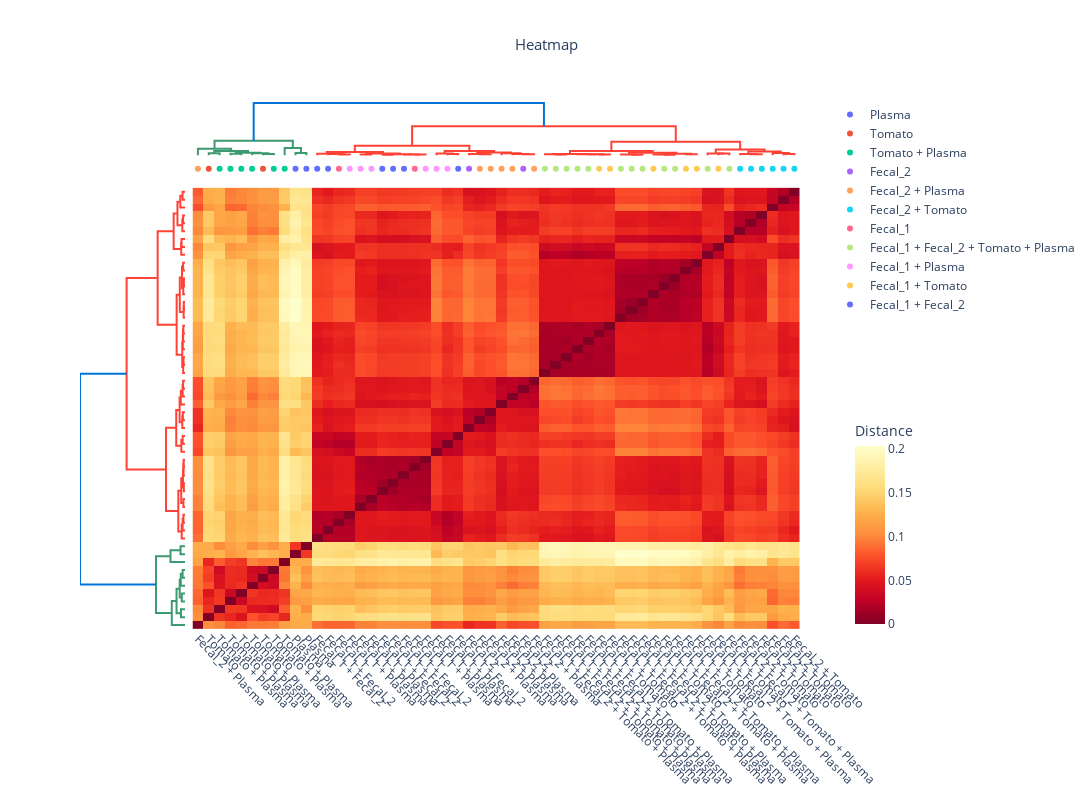

This figure's notebook cell:
### Code cell
df_meta_sub = df_meta[df_meta['Triplicate_number'] == 1]

memo.visualization.plot_heatmap(
    matrix= memo_qe.memo_matrix,
    df_metadata=df_meta_sub,
    filename_col = 'Filename',
    group_col = 'contains',
    plotly_discrete_cm = px.colors.qualitative.Plotly,
    linkage_method='ward',
    linkage_metric = 'euclidean',
    heatmap_metric = 'braycurtis',
    norm = False,
    scaling= False
)

### Figure 1 — Plotly figure (JSON) as saved in the notebook; plotly's stock layout.template omitted (floating-point values rounded to 4 significant figures; data arrays with more than 128 entries replaced by an {"elided": "..."} marker saying what was removed)
{"data": [{"hoverinfo": "text", "marker": {"color": "rgb(61,153,112)"}, "mode": "lines", "showlegend": false, "type": "scatter", "x": [15, 15, 25, 25], "xaxis": "x", "y": [0, 473.1, 473.1, 0], "yaxis": "y2"}, {"hoverinfo": "text", "marker": {"color": "rgb(61,153,112)"}, "mode": "lines", "showlegend": false, "type": "scatter", "x": [35, 35, 45, 45], "xaxis": "x", "y": [0, 383.6, 383.6, 0], "yaxis": "y2"}, {"hoverinfo": "text", "marker": {"color": "rgb(61,153,112)"}, "mode": "lines", "showlegend": false, "type": "scatter", "x": [65, 65, 75, 75], "xaxis": "x", "y": [0, 280.4, 280.4, 0], "yaxis": "y2"}, {"hoverinfo": "text", "marker": {"color": "rgb(61,153,112)"}, "mode": "lines", "showlegend": false, "type": "scatter", "x": [55, 55, 70, 70], "xaxis": "x", "y": [0, 502.8, 502.8, 280.4], "yaxis": "y2"}, {"hoverinfo": "text", "marker": {"color": "rgb(61,153,112)"}, "mode": "lines", "showlegend": false, "type": "scatter", "x": [40, 40, 62.5, 62.5], "xaxis": "x", "y": [383.6, 626.6, 626.6, 502.8], "yaxis": "y2"}, {"hoverinfo": "text", "marker": {"color": "rgb(61,153,112)"}, "mode": "lines", "showlegend": false, "type": "scatter", "x": [20, 20, 51.25, 51.25], "xaxis": "x", "y": [473.1, 1002.0, 1002.0, 626.6], "yaxis": "y2"}, {"hoverinfo": "text", "marker": {"color": "rgb(61,153,112)"}, "mode": "lines", "showlegend": false, "type": "scatter", "x": [5, 5, 35.62, 35.62], "xaxis": "x", "y": [0, 1563.0, 1563.0, 1002.0], "yaxis": "y2"}, {"hoverinfo": "text", "marker": {"color": "rgb(61,153,112)"}, "mode": "lines", "showlegend": false, "type": "scatter", "x": [95, 95, 105, 105], "xaxis": "x", "y": [0, 531.7, 531.7, 0], "yaxis": "y2"}, {"hoverinfo": "text", "marker": {"color": "rgb(61,153,112)"}, "mode": "lines", "showlegend": false, "type": "scatter", "x": [85, 85, 100, 100], "xaxis": "x", "y": [0, 1713.0, 1713.0, 531.7], "yaxis": "y2"}, {"hoverinfo": "text", "marker": {"color": "rgb(61,153,112)"}, "mode": "lines", "showlegend": false, "type": "scatter", "x": [20.31, 20.31, 92.5, 92.5], "xaxis": "x", "y": [1563.0, 3430.0, 3430.0, 1713.0], "yaxis": "y2"}, {"hoverinfo": "text", "marker": {"color": "rgb(255,65,54)"}, "mode": "lines", "showlegend": false, "type": "scatter", "x": [135, 135, 145, 145], "xaxis": "x", "y": [0, 185.2, 185.2, 0], "yaxis": "y2"}, {"hoverinfo": "text", "marker": {"color": "rgb(255,65,54)"}, "mode": "lines", "showlegend": false, "type": "scatter", "x": [125, 125, 140, 140], "xaxis": "x", "y": [0, 278.6, 278.6, 185.2], "yaxis": "y2"}, {"hoverinfo": "text", "marker": {"color": "rgb(255,65,54)"}, "mode": "lines", "showlegend": false, "type": "scatter", "x": [115, 115, 132.5, 132.5], "xaxis": "x", "y": [0, 390.2, 390.2, 278.6], "yaxis": "y2"}, {"hoverinfo": "text", "marker": {"color": "rgb(255,65,54)"}, "mode": "lines", "showlegend": false, "type": "scatter", "x": [155, 155, 165, 165], "xaxis": "x", "y": [0, 189.9, 189.9, 0], "yaxis": "y2"}, {"hoverinfo": "text", "marker": {"color": "rgb(255,65,54)"}, "mode": "lines", "showlegend": false, "type": "scatter", "x": [175, 175, 185, 185], "xaxis": "x", "y": [0, 140.7, 140.7, 0], "yaxis": "y2"}, {"hoverinfo": "text", "marker": {"color": "rgb(255,65,54)"}, "mode": "lines", "showlegend": false, "type": "scatter", "x": [205, 205, 215, 215], "xaxis": "x", "y": [0, 156.8, 156.8, 0], "yaxis": "y2"}, {"hoverinfo": "text", "marker": {"color": "rgb(255,65,54)"}, "mode": "lines", "showlegend": false, "type": "scatter", "x": [195, 195, 210, 210], "xaxis": "x", "y": [0, 182.2, 182.2, 156.8], "yaxis": "y2"}, {"hoverinfo": "text", "marker": {"color": "rgb(255,65,54)"}, "mode": "lines", "showlegend": false, "type": "scatter", "x": [180, 180, 202.5, 202.5], "xaxis": "x", "y": [140.7, 240.8, 240.8, 182.2], "yaxis": "y2"}, {"hoverinfo": "text", "marker": {"color": "rgb(255,65,54)"}, "mode": "lines", "showlegend": false, "type": "scatter", "x": [160, 160, 191.2, 191.2], "xaxis": "x", "y": [189.9, 445.1, 445.1, 240.8], "yaxis": "y2"}, {"hoverinfo": "text", "marker": {"color": "rgb(255,65,54)"}, "mode": "lines", "showlegend": false, "type": "scatter", "x": [123.8, 123.8, 175.6, 175.6], "xaxis": "x", "y": [390.2, 788.3, 788.3, 445.1], "yaxis": "y2"}, {"hoverinfo": "text", "marker": {"color": "rgb(255,65,54)"}, "mode": "lines", "showlegend": false, "type": "scatter", "x": [235, 235, 245, 245], "xaxis": "x", "y": [0, 276.1, 276.1, 0], "yaxis": "y2"}, {"hoverinfo": "text", "marker": {"color": "rgb(255,65,54)"}, "mode": "lines", "showlegend": false, "type": "scatter", "x": [225, 225, 240, 240], "xaxis": "x", "y": [0, 432.3, 432.3, 276.1], "yaxis": "y2"}, {"hoverinfo": "text", "marker": {"color": "rgb(255,65,54)"}, "mode": "lines", "showlegend": false, "type": "scatter", "x": [265, 265, 275, 275], "xaxis": "x", "y": [0, 255.0, 255.0, 0], "yaxis": "y2"}, {"hoverinfo": "text", "marker": {"color": "rgb(255,65,54)"}, "mode": "lines", "showlegend": false, "type": "scatter", "x": [255, 255, 270, 270], "xaxis": "x", "y": [0, 318.6, 318.6, 255.0], "yaxis": "y2"}, {"hoverinfo": "text", "marker": {"color": "rgb(255,65,54)"}, "mode": "lines", "showlegend": false, "type": "scatter", "x": [305, 305, 315, 315], "xaxis": "x", "y": [0, 220.3, 220.3, 0], "yaxis": "y2"}, {"hoverinfo": "text", "marker": {"color": "rgb(255,65,54)"}, "mode": "lines", "showlegend": false, "type": "scatter", "x": [295, 295, 310, 310], "xaxis": "x", "y": [0, 285.5, 285.5, 220.3], "yaxis": "y2"}, {"hoverinfo": "text", "marker": {"color": "rgb(255,65,54)"}, "mode": "lines", "showlegend": false, "type": "scatter", "x": [285, 285, 302.5, 302.5], "xaxis": "x", "y": [0, 495.3, 495.3, 285.5], "yaxis": "y2"}, {"hoverinfo": "text", "marker": {"color": "rgb(255,65,54)"}, "mode": "lines", "showlegend": false, "type": "scatter", "x": [262.5, 262.5, 293.8, 293.8], "xaxis": "x", "y": [318.6, 637.5, 637.5, 495.3], "yaxis": "y2"}, {"hoverinfo": "text", "marker": {"color": "rgb(255,65,54)"}, "mode": "lines", "showlegend": false, "type": "scatter", "x": [232.5, 232.5, 278.1, 278.1], "xaxis": "x", "y": [432.3, 1037.0, 1037.0, 637.5], "yaxis": "y2"}, {"hoverinfo": "text", "marker": {"color": "rgb(255,65,54)"}, "mode": "lines", "showlegend": false, "type": "scatter", "x": [149.7, 149.7, 255.3, 255.3], "xaxis": "x", "y": [788.3, 2245.0, 2245.0, 1037.0], "yaxis": "y2"}, {"hoverinfo": "text", "marker": {"color": "rgb(255,65,54)"}, "mode": "lines", "showlegend": false, "type": "scatter", "x": [335, 335, 345, 345], "xaxis": "x", "y": [0, 177.1, 177.1, 0], "yaxis": "y2"}, {"hoverinfo": "text", "marker": {"color": "rgb(255,65,54)"}, "mode": "lines", "showlegend": false, "type": "scatter", "x": [325, 325, 340, 340], "xaxis": "x", "y": [0, 218.9, 218.9, 177.1], "yaxis": "y2"}, {"hoverinfo": "text", "marker": {"color": "rgb(255,65,54)"}, "mode": "lines", "showlegend": false, "type": "scatter", "x": [375, 375, 385, 385], "xaxis": "x", "y": [0, 201.8, 201.8, 0], "yaxis": "y2"}, {"hoverinfo": "text", "marker": {"color": "rgb(255,65,54)"}, "mode": "lines", "showlegend": false, "type": "scatter", "x": [365, 365, 380, 380], "xaxis": "x", "y": [0, 223.2, 223.2, 201.8], "yaxis": "y2"}, {"hoverinfo": "text", "marker": {"color": "rgb(255,65,54)"}, "mode": "lines", "showlegend": false, "type": "scatter", "x": [355, 355, 372.5, 372.5], "xaxis": "x", "y": [0, 263.2, 263.2, 223.2], "yaxis": "y2"}, {"hoverinfo": "text", "marker": {"color": "rgb(255,65,54)"}, "mode": "lines", "showlegend": false, "type": "scatter", "x": [332.5, 332.5, 363.8, 363.8], "xaxis": "x", "y": [218.9, 321.4, 321.4, 263.2], "yaxis": "y2"}, {"hoverinfo": "text", "marker": {"color": "rgb(255,65,54)"}, "mode": "lines", "showlegend": false, "type": "scatter", "x": [405, 405, 415, 415], "xaxis": "x", "y": [0, 143.6, 143.6, 0], "yaxis": "y2"}, {"hoverinfo": "text", "marker": {"color": "rgb(255,65,54)"}, "mode": "lines", "showlegend": false, "type": "scatter", "x": [395, 395, 410, 410], "xaxis": "x", "y": [0, 158.9, 158.9, 143.6], "yaxis": "y2"}, {"hoverinfo": "text", "marker": {"color": "rgb(255,65,54)"}, "mode": "lines", "showlegend": false, "type": "scatter", "x": [435, 435, 445, 445], "xaxis": "x", "y": [0, 135.8, 135.8, 0], "yaxis": "y2"}, {"hoverinfo": "text", "marker": {"color": "rgb(255,65,54)"}, "mode": "lines", "showlegend": false, "type": "scatter", "x": [425, 425, 440, 440], "xaxis": "x", "y": [0, 208.4, 208.4, 135.8], "yaxis": "y2"}, {"hoverinfo": "text", "marker": {"color": "rgb(255,65,54)"}, "mode": "lines", "showlegend": false, "type": "scatter", "x": [455, 455, 465, 465], "xaxis": "x", "y": [0, 223.0, 223.0, 0], "yaxis": "y2"}, {"hoverinfo": "text", "marker": {"color": "rgb(255,65,54)"}, "mode": "lines", "showlegend": false, "type": "scatter", "x": [432.5, 432.5, 460, 460], "xaxis": "x", "y": [208.4, 354.8, 354.8, 223.0], "yaxis": "y2"}, {"hoverinfo": "text", "marker": {"color": "rgb(255,65,54)"}, "mode": "lines", "showlegend": false, "type": "scatter", "x": [402.5, 402.5, 446.2, 446.2], "xaxis": "x", "y": [158.9, 616.6, 616.6, 354.8], "yaxis": "y2"}, {"hoverinfo": "text", "marker": {"color": "rgb(255,65,54)"}, "mode": "lines", "showlegend": false, "type": "scatter", "x": [348.1, 348.1, 424.4, 424.4], "xaxis": "x", "y": [321.4, 988.9, 988.9, 616.6], "yaxis": "y2"}, {"hoverinfo": "text", "marker": {"color": "rgb(255,65,54)"}, "mode": "lines", "showlegend": false, "type": "scatter", "x": [485, 485, 495, 495], "xaxis": "x", "y": [0, 415.8, 415.8, 0], "yaxis": "y2"}, {"hoverinfo": "text", "marker": {"color": "rgb(255,65,54)"}, "mode": "lines", "showlegend": false, "type": "scatter", "x": [475, 475, 490, 490], "xaxis": "x", "y": [0, 443.4, 443.4, 415.8], "yaxis": "y2"}, {"hoverinfo": "text", "marker": {"color": "rgb(255,65,54)"}, "mode": "lines", "showlegend": false, "type": "scatter", "x": [515, 515, 525, 525], "xaxis": "x", "y": [0, 227.1, 227.1, 0], "yaxis": "y2"}, {"hoverinfo": "text", "marker": {"color": "rgb(255,65,54)"}, "mode": "lines", "showlegend": false, "type": "scatter", "x": [505, 505, 520, 520], "xaxis": "x", "y": [0, 318.0, 318.0, 227.1], "yaxis": "y2"}, {"hoverinfo": "text", "marker": {"color": "rgb(255,65,54)"}, "mode": "lines", "showlegend": false, "type": "scatter", "x": [545, 545, 555, 555], "xaxis": "x", "y": [0, 282.6, 282.6, 0], "yaxis": "y2"}, {"hoverinfo": "text", "marker": {"color": "rgb(255,65,54)"}, "mode": "lines", "showlegend": false, "type": "scatter", "x": [535, 535, 550, 550], "xaxis": "x", "y": [0, 555.7, 555.7, 282.6], "yaxis": "y2"}, {"hoverinfo": "text", "marker": {"color": "rgb(255,65,54)"}, "mode": "lines", "showlegend": false, "type": "scatter", "x": [512.5, 512.5, 542.5, 542.5], "xaxis": "x", "y": [318.0, 891.8, 891.8, 555.7], "yaxis": "y2"}, {"hoverinfo": "text", "marker": {"color": "rgb(255,65,54)"}, "mode": "lines", "showlegend": false, "type": "scatter", "x": [482.5, 482.5, 527.5, 527.5], "xaxis": "x", "y": [443.4, 1343.0, 1343.0, 891.8], "yaxis": "y2"}, {"hoverinfo": "text", "marker": {"color": "rgb(255,65,54)"}, "mode": "lines", "showlegend": false, "type": "scatter", "x": [386.2, 386.2, 505, 505], "xaxis": "x", "y": [988.9, 3233.0, 3233.0, 1343.0], "yaxis": "y2"}, {"hoverinfo": "text", "marker": {"color": "rgb(255,65,54)"}, "mode": "lines", "showlegend": false, "type": "scatter", "x": [202.5, 202.5, 445.6, 445.6], "xaxis": "x", "y": [2245.0, 6904.0, 6904.0, 3233.0], "yaxis": "y2"}, {"hoverinfo": "text", "marker": {"color": "rgb(0,116,217)"}, "mode": "lines", "showlegend": false, "type": "scatter", "x": [56.41, 56.41, 324.1, 324.1], "xaxis": "x", "y": [3430.0, 12420.0, 12420.0, 6904.0], "yaxis": "y2"}, {"hoverinfo": "text", "marker": {"color": "rgb(61,153,112)"}, "mode": "lines", "showlegend": false, "type": "scatter", "x": [0, -473.1, -473.1, 0], "xaxis": "x2", "y": [15, 15, 25, 25], "yaxis": "y"}, {"hoverinfo": "text", "marker": {"color": "rgb(61,153,112)"}, "mode": "lines", "showlegend": false, "type": "scatter", "x": [0, -383.6, -383.6, 0], "xaxis": "x2", "y": [35, 35, 45, 45], "yaxis": "y"}, {"hoverinfo": "text", "marker": {"color": "rgb(61,153,112)"}, "mode": "lines", "showlegend": false, "type": "scatter", "x": [0, -280.4, -280.4, 0], "xaxis": "x2", "y": [65, 65, 75, 75], "yaxis": "y"}, {"hoverinfo": "text", "marker": {"color": "rgb(61,153,112)"}, "mode": "lines", "showlegend": false, "type": "scatter", "x": [0, -502.8, -502.8, -280.4], "xaxis": "x2", "y": [55, 55, 70, 70], "yaxis": "y"}, {"hoverinfo": "text", "marker": {"color": "rgb(61,153,112)"}, "mode": "lines", "showlegend": false, "type": "scatter", "x": [-383.6, -626.6, -626.6, -502.8], "xaxis": "x2", "y": [40, 40, 62.5, 62.5], "yaxis": "y"}, {"hoverinfo": "text", "marker": {"color": "rgb(61,153,112)"}, "mode": "lines", "showlegend": false, "type": "scatter", "x": [-473.1, -1002.0, -1002.0, -626.6], "xaxis": "x2", "y": [20, 20, 51.25, 51.25], "yaxis": "y"}, {"hoverinfo": "text", "marker": {"color": "rgb(61,153,112)"}, "mode": "lines", "showlegend": false, "type": "scatter", "x": [0, -1563.0, -1563.0, -1002.0], "xaxis": "x2", "y": [5, 5, 35.62, 35.62], "yaxis": "y"}, {"hoverinfo": "text", "marker": {"color": "rgb(61,153,112)"}, "mode": "lines", "showlegend": false, "type": "scatter", "x": [0, -531.7, -531.7, 0], "xaxis": "x2", "y": [95, 95, 105, 105], "yaxis": "y"}, {"hoverinfo": "text", "marker": {"color": "rgb(61,153,112)"}, "mode": "lines", "showlegend": false, "type": "scatter", "x": [0, -1713.0, -1713.0, -531.7], "xaxis": "x2", "y": [85, 85, 100, 100], "yaxis": "y"}, {"hoverinfo": "text", "marker": {"color": "rgb(61,153,112)"}, "mode": "lines", "showlegend": false, "type": "scatter", "x": [-1563.0, -3430.0, -3430.0, -1713.0], "xaxis": "x2", "y": [20.31, 20.31, 92.5, 92.5], "yaxis": "y"}, {"hoverinfo": "text", "marker": {"color": "rgb(255,65,54)"}, "mode": "lines", "showlegend": false, "type": "scatter", "x": [0, -185.2, -185.2, 0], "xaxis": "x2", "y": [135, 135, 145, 145], "yaxis": "y"}, {"hoverinfo": "text", "marker": {"color": "rgb(255,65,54)"}, "mode": "lines", "showlegend": false, "type": "scatter", "x": [0, -278.6, -278.6, -185.2], "xaxis": "x2", "y": [125, 125, 140, 140], "yaxis": "y"}, {"hoverinfo": "text", "marker": {"color": "rgb(255,65,54)"}, "mode": "lines", "showlegend": false, "type": "scatter", "x": [0, -390.2, -390.2, -278.6], "xaxis": "x2", "y": [115, 115, 132.5, 132.5], "yaxis": "y"}, {"hoverinfo": "text", "marker": {"color": "rgb(255,65,54)"}, "mode": "lines", "showlegend": false, "type": "scatter", "x": [0, -189.9, -189.9, 0], "xaxis": "x2", "y": [155, 155, 165, 165], "yaxis": "y"}, {"hoverinfo": "text", "marker": {"color": "rgb(255,65,54)"}, "mode": "lines", "showlegend": false, "type": "scatter", "x": [0, -140.7, -140.7, 0], "xaxis": "x2", "y": [175, 175, 185, 185], "yaxis": "y"}, {"hoverinfo": "text", "marker": {"color": "rgb(255,65,54)"}, "mode": "lines", "showlegend": false, "type": "scatter", "x": [0, -156.8, -156.8, 0], "xaxis": "x2", "y": [205, 205, 215, 215], "yaxis": "y"}, {"hoverinfo": "text", "marker": {"color": "rgb(255,65,54)"}, "mode": "lines", "showlegend": false, "type": "scatter", "x": [0, -182.2, -182.2, -156.8], "xaxis": "x2", "y": [195, 195, 210, 210], "yaxis": "y"}, {"hoverinfo": "text", "marker": {"color": "rgb(255,65,54)"}, "mode": "lines", "showlegend": false, "type": "scatter", "x": [-140.7, -240.8, -240.8, -182.2], "xaxis": "x2", "y": [180, 180, 202.5, 202.5], "yaxis": "y"}, {"hoverinfo": "text", "marker": {"color": "rgb(255,65,54)"}, "mode": "lines", "showlegend": false, "type": "scatter", "x": [-189.9, -445.1, -445.1, -240.8], "xaxis": "x2", "y": [160, 160, 191.2, 191.2], "yaxis": "y"}, {"hoverinfo": "text", "marker": {"color": "rgb(255,65,54)"}, "mode": "lines", "showlegend": false, "type": "scatter", "x": [-390.2, -788.3, -788.3, -445.1], "xaxis": "x2", "y": [123.8, 123.8, 175.6, 175.6], "yaxis": "y"}, {"hoverinfo": "text", "marker": {"color": "rgb(255,65,54)"}, "mode": "lines", "showlegend": false, "type": "scatter", "x": [0, -276.1, -276.1, 0], "xaxis": "x2", "y": [235, 235, 245, 245], "yaxis": "y"}, {"hoverinfo": "text", "marker": {"color": "rgb(255,65,54)"}, "mode": "lines", "showlegend": false, "type": "scatter", "x": [0, -432.3, -432.3, -276.1], "xaxis": "x2", "y": [225, 225, 240, 240], "yaxis": "y"}, {"hoverinfo": "text", "marker": {"color": "rgb(255,65,54)"}, "mode": "lines", "showlegend": false, "type": "scatter", "x": [0, -255.0, -255.0, 0], "xaxis": "x2", "y": [265, 265, 275, 275], "yaxis": "y"}, {"hoverinfo": "text", "marker": {"color": "rgb(255,65,54)"}, "mode": "lines", "showlegend": false, "type": "scatter", "x": [0, -318.6, -318.6, -255.0], "xaxis": "x2", "y": [255, 255, 270, 270], "yaxis": "y"}, {"hoverinfo": "text", "marker": {"color": "rgb(255,65,54)"}, "mode": "lines", "showlegend": false, "type": "scatter", "x": [0, -220.3, -220.3, 0], "xaxis": "x2", "y": [305, 305, 315, 315], "yaxis": "y"}, {"hoverinfo": "text", "marker": {"color": "rgb(255,65,54)"}, "mode": "lines", "showlegend": false, "type": "scatter", "x": [0, -285.5, -285.5, -220.3], "xaxis": "x2", "y": [295, 295, 310, 310], "yaxis": "y"}, {"hoverinfo": "text", "marker": {"color": "rgb(255,65,54)"}, "mode": "lines", "showlegend": false, "type": "scatter", "x": [0, -495.3, -495.3, -285.5], "xaxis": "x2", "y": [285, 285, 302.5, 302.5], "yaxis": "y"}, {"hoverinfo": "text", "marker": {"color": "rgb(255,65,54)"}, "mode": "lines", "showlegend": false, "type": "scatter", "x": [-318.6, -637.5, -637.5, -495.3], "xaxis": "x2", "y": [262.5, 262.5, 293.8, 293.8], "yaxis": "y"}, {"hoverinfo": "text", "marker": {"color": "rgb(255,65,54)"}, "mode": "lines", "showlegend": false, "type": "scatter", "x": [-432.3, -1037.0, -1037.0, -637.5], "xaxis": "x2", "y": [232.5, 232.5, 278.1, 278.1], "yaxis": "y"}, {"hoverinfo": "text", "marker": {"color": "rgb(255,65,54)"}, "mode": "lines", "showlegend": false, "type": "scatter", "x": [-788.3, -2245.0, -2245.0, -1037.0], "xaxis": "x2", "y": [149.7, 149.7, 255.3, 255.3], "yaxis": "y"}, {"hoverinfo": "text", "marker": {"color": "rgb(255,65,54)"}, "mode": "lines", "showlegend": false, "type": "scatter", "x": [0, -177.1, -177.1, 0], "xaxis": "x2", "y": [335, 335, 345, 345], "yaxis": "y"}, {"hoverinfo": "text", "marker": {"color": "rgb(255,65,54)"}, "mode": "lines", "showlegend": false, "type": "scatter", "x": [0, -218.9, -218.9, -177.1], "xaxis": "x2", "y": [325, 325, 340, 340], "yaxis": "y"}, {"hoverinfo": "text", "marker": {"color": "rgb(255,65,54)"}, "mode": "lines", "showlegend": false, "type": "scatter", "x": [0, -201.8, -201.8, 0], "xaxis": "x2", "y": [375, 375, 385, 385], "yaxis": "y"}, {"hoverinfo": "text", "marker": {"color": "rgb(255,65,54)"}, "mode": "lines", "showlegend": false, "type": "scatter", "x": [0, -223.2, -223.2, -201.8], "xaxis": "x2", "y": [365, 365, 380, 380], "yaxis": "y"}, {"hoverinfo": "text", "marker": {"color": "rgb(255,65,54)"}, "mode": "lines", "showlegend": false, "type": "scatter", "x": [0, -263.2, -263.2, -223.2], "xaxis": "x2", "y": [355, 355, 372.5, 372.5], "yaxis": "y"}, {"hoverinfo": "text", "marker": {"color": "rgb(255,65,54)"}, "mode": "lines", "showlegend": false, "type": "scatter", "x": [-218.9, -321.4, -321.4, -263.2], "xaxis": "x2", "y": [332.5, 332.5, 363.8, 363.8], "yaxis": "y"}, {"hoverinfo": "text", "marker": {"color": "rgb(255,65,54)"}, "mode": "lines", "showlegend": false, "type": "scatter", "x": [0, -143.6, -143.6, 0], "xaxis": "x2", "y": [405, 405, 415, 415], "yaxis": "y"}, {"hoverinfo": "text", "marker": {"color": "rgb(255,65,54)"}, "mode": "lines", "showlegend": false, "type": "scatter", "x": [0, -158.9, -158.9, -143.6], "xaxis": "x2", "y": [395, 395, 410, 410], "yaxis": "y"}, {"hoverinfo": "text", "marker": {"color": "rgb(255,65,54)"}, "mode": "lines", "showlegend": false, "type": "scatter", "x": [0, -135.8, -135.8, 0], "xaxis": "x2", "y": [435, 435, 445, 445], "yaxis": "y"}, {"hoverinfo": "text", "marker": {"color": "rgb(255,65,54)"}, "mode": "lines", "showlegend": false, "type": "scatter", "x": [0, -208.4, -208.4, -135.8], "xaxis": "x2", "y": [425, 425, 440, 440], "yaxis": "y"}, {"hoverinfo": "text", "marker": {"color": "rgb(255,65,54)"}, "mode": "lines", "showlegend": false, "type": "scatter", "x": [0, -223.0, -223.0, 0], "xaxis": "x2", "y": [455, 455, 465, 465], "yaxis": "y"}, {"hoverinfo": "text", "marker": {"color": "rgb(255,65,54)"}, "mode": "lines", "showlegend": false, "type": "scatter", "x": [-208.4, -354.8, -354.8, -223.0], "xaxis": "x2", "y": [432.5, 432.5, 460, 460], "yaxis": "y"}, {"hoverinfo": "text", "marker": {"color": "rgb(255,65,54)"}, "mode": "lines", "showlegend": false, "type": "scatter", "x": [-158.9, -616.6, -616.6, -354.8], "xaxis": "x2", "y": [402.5, 402.5, 446.2, 446.2], "yaxis": "y"}, {"hoverinfo": "text", "marker": {"color": "rgb(255,65,54)"}, "mode": "lines", "showlegend": false, "type": "scatter", "x": [-321.4, -988.9, -988.9, -616.6], "xaxis": "x2", "y": [348.1, 348.1, 424.4, 424.4], "yaxis": "y"}, {"hoverinfo": "text", "marker": {"color": "rgb(255,65,54)"}, "mode": "lines", "showlegend": false, "type": "scatter", "x": [0, -415.8, -415.8, 0], "xaxis": "x2", "y": [485, 485, 495, 495], "yaxis": "y"}, {"hoverinfo": "text", "marker": {"color": "rgb(255,65,54)"}, "mode": "lines", "showlegend": false, "type": "scatter", "x": [0, -443.4, -443.4, -415.8], "xaxis": "x2", "y": [475, 475, 490, 490], "yaxis": "y"}, {"hoverinfo": "text", "marker": {"color": "rgb(255,65,54)"}, "mode": "lines", "showlegend": false, "type": "scatter", "x": [0, -227.1, -227.1, 0], "xaxis": "x2", "y": [515, 515, 525, 525], "yaxis": "y"}, {"hoverinfo": "text", "marker": {"color": "rgb(255,65,54)"}, "mode": "lines", "showlegend": false, "type": "scatter", "x": [0, -318.0, -318.0, -227.1], "xaxis": "x2", "y": [505, 505, 520, 520], "yaxis": "y"}, {"hoverinfo": "text", "marker": {"color": "rgb(255,65,54)"}, "mode": "lines", "showlegend": false, "type": "scatter", "x": [0, -282.6, -282.6, 0], "xaxis": "x2", "y": [545, 545, 555, 555], "yaxis": "y"}, {"hoverinfo": "text", "marker": {"color": "rgb(255,65,54)"}, "mode": "lines", "showlegend": false, "type": "scatter", "x": [0, -555.7, -555.7, -282.6], "xaxis": "x2", "y": [535, 535, 550, 550], "yaxis": "y"}, {"hoverinfo": "text", "marker": {"color": "rgb(255,65,54)"}, "mode": "lines", "showlegend": false, "type": "scatter", "x": [-318.0, -891.8, -891.8, -555.7], "xaxis": "x2", "y": [512.5, 512.5, 542.5, 542.5], "yaxis": "y"}, {"hoverinfo": "text", "marker": {"color": "rgb(255,65,54)"}, "mode": "lines", "showlegend": false, "type": "scatter", "x": [-443.4, -1343.0, -1343.0, -891.8], "xaxis": "x2", "y": [482.5, 482.5, 527.5, 527.5], "yaxis": "y"}, {"hoverinfo": "text", "marker": {"color": "rgb(255,65,54)"}, "mode": "lines", "showlegend": false, "type": "scatter", "x": [-988.9, -3233.0, -3233.0, -1343.0], "xaxis": "x2", "y": [386.2, 386.2, 505, 505], "yaxis": "y"}, {"hoverinfo": "text", "marker": {"color": "rgb(255,65,54)"}, "mode": "lines", "showlegend": false, "type": "scatter", "x": [-2245.0, -6904.0, -6904.0, -3233.0], "xaxis": "x2", "y": [202.5, 202.5, 445.6, 445.6], "yaxis": "y"}, {"hoverinfo": "text", "marker": {"color": "rgb(0,116,217)"}, "mode": "lines", "showlegend": false, "type": "scatter", "x": [-3430.0, -12420.0, -12420.0, -6904.0], "xaxis": "x2", "y": [56.41, 56.41, 324.1, 324.1], "yaxis": "y"}, {"colorbar": {"len": 0.4, "title": {"text": "Distance"}, "y": 0.2, "ypad": 5}, "colorscale": [[0, "rgb(255,255,204)"], [0.125, "rgb(255,237,160)"], [0.25, "rgb(254,217,118)"], [0.375, "rgb(254,178,76)"], [0.5, "rgb(253,141,60)"], [0.625, "rgb(252,78,42)"], [0.75, "rgb(227,26,28)"], [0.875, "rgb(189,0,38)"], [1, "rgb(128,0,38)"]], "reversescale": true, "showlegend": false, "type": "heatmap", "x": [5, 15, 25, 35, 45, 55, 65, 75, 85, 95, 105, 115, 125, 135, 145, 155, 165, 175, 185, 195, 205, 215, 225, 235, 245, 255, 265, 275, 285, 295, 305, 315, 325, 335, 345, 355, 365, 375, 385, 395, 405, 415, 425, 435, 445, 455, 465, 475, 485, 495, 505, 515, 525, 535, 545, 555], "y": [5, 15, 25, 35, 45, 55, 65, 75, 85, 95, 105, 115, 125, 135, 145, 155, 165, 175, 185, 195, 205, 215, 225, 235, 245, 255, 265, 275, 285, 295, 305, 315, 325, 335, 345, 355, 365, 375, 385, 395, 405, 415, 425, 435, 445, 455, 465, 475, 485, 495, 505, 515, 525, 535, 545, 555], "z": {"elided": "56x56 float values"}}, {"marker": {"color": "#636EFA"}, "mode": "markers", "name": "Plasma", "type": "scatter", "x": [95, 105], "xaxis": "x", "y": [1, 1], "yaxis": "y3"}, {"marker": {"color": "#EF553B"}, "mode": "markers", "name": "Tomato", "type": "scatter", "x": [15, 65], "xaxis": "x", "y": [1, 1], "yaxis": "y3"}, {"marker": {"color": "#00CC96"}, "mode": "markers", "name": "Tomato + Plasma", "type": "scatter", "x": [25, 35, 45, 55, 75, 85], "xaxis": "x", "y": [1, 1, 1, 1, 1, 1], "yaxis": "y3"}, {"marker": {"color": "#AB63FA"}, "mode": "markers", "name": "Fecal_2", "type": "scatter", "x": [255, 305], "xaxis": "x", "y": [1, 1], "yaxis": "y3"}, {"marker": {"color": "#FFA15A"}, "mode": "markers", "name": "Fecal_2 + Plasma", "type": "scatter", "x": [5, 265, 275, 285, 295, 315], "xaxis": "x", "y": [1, 1, 1, 1, 1, 1], "yaxis": "y3"}, {"marker": {"color": "#19D3F3"}, "mode": "markers", "name": "Fecal_2 + Tomato", "type": "scatter", "x": [505, 515, 525, 535, 545, 555], "xaxis": "x", "y": [1, 1, 1, 1, 1, 1], "yaxis": "y3"}, {"marker": {"color": "#FF6692"}, "mode": "markers", "name": "Fecal_1", "type": "scatter", "x": [135, 205], "xaxis": "x", "y": [1, 1], "yaxis": "y3"}, {"marker": {"color": "#B6E880"}, "mode": "markers", "name": "Fecal_1 + Fecal_2 + Tomato + Plasma", "type": "scatter", "x": [325, 335, 345, 355, 365, 395, 405, 415, 435, 445, 475, 495], "xaxis": "x", "y": [1, 1, 1, 1, 1, 1, 1, 1, 1, 1, 1, 1], "yaxis": "y3"}, {"marker": {"color": "#FF97FF"}, "mode": "markers", "name": "Fecal_1 + Plasma", "type": "scatter", "x": [145, 155, 165, 215, 225, 235], "xaxis": "x", "y": [1, 1, 1, 1, 1, 1], "yaxis": "y3"}, {"marker": {"color": "#FECB52"}, "mode": "markers", "name": "Fecal_1 + Tomato", "type": "scatter", "x": [375, 385, 425, 455, 465, 485], "xaxis": "x", "y": [1, 1, 1, 1, 1, 1], "yaxis": "y3"}, {"marker": {"color": "#636EFA"}, "mode": "markers", "name": "Fecal_1 + Fecal_2", "type": "scatter", "x": [115, 125, 175, 185, 195, 245], "xaxis": "x", "y": [1, 1, 1, 1, 1, 1], "yaxis": "y3"}], "layout": {"autosize": false, "height": 800, "hovermode": "closest", "legend": {"orientation": "v", "x": 1, "y": 1}, "paper_bgcolor": "rgb(255,255,255)", "plot_bgcolor": "rgba(0,0,0,0)", "showlegend": true, "title": {"font": {"size": 15}, "text": "Heatmap", "x": 0.5}, "width": 1200, "xaxis": {"domain": [0.15, 1], "mirror": false, "rangemode": "tozero", "showgrid": false, "showline": false, "showticklabels": true, "tickangle": 45, "tickmode": "array", "ticks": "", "ticktext": ["Fecal_2 + Plasma", "Tomato", "Tomato + Plasma", "Tomato + Plasma", "Tomato + Plasma", "Tomato + Plasma", "Tomato", "Tomato + Plasma", "Tomato + Plasma", "Plasma", "Plasma", "Fecal_1 + Fecal_2", "Fecal_1 + Fecal_2", "Fecal_1", "Fecal_1 + Plasma", "Fecal_1 + Plasma", "Fecal_1 + Plasma", "Fecal_1 + Fecal_2", "Fecal_1 + Fecal_2", "Fecal_1 + Fecal_2", "Fecal_1", "Fecal_1 + Plasma", "Fecal_1 + Plasma", "Fecal_1 + Plasma", "Fecal_1 + Fecal_2", "Fecal_2", "Fecal_2 + Plasma", "Fecal_2 + Plasma", "Fecal_2 + Plasma", "Fecal_2 + Plasma", "Fecal_2", "Fecal_2 + Plasma", "Fecal_1 + Fecal_2 + Tomato + Plasma", "Fecal_1 + Fecal_2 + Tomato + Plasma", "Fecal_1 + Fecal_2 + Tomato + Plasma", "Fecal_1 + Fecal_2 + Tomato + Plasma", "Fecal_1 + Fecal_2 + Tomato + Plasma", "Fecal_1 + Tomato", "Fecal_1 + Tomato", "Fecal_1 + Fecal_2 + Tomato + Plasma", "Fecal_1 + Fecal_2 + Tomato + Plasma", "Fecal_1 + Fecal_2 + Tomato + Plasma", "Fecal_1 + Tomato", "Fecal_1 + Fecal_2 + Tomato + Plasma", "Fecal_1 + Fecal_2 + Tomato + Plasma", "Fecal_1 + Tomato", "Fecal_1 + Tomato", "Fecal_1 + Fecal_2 + Tomato + Plasma", "Fecal_1 + Tomato", "Fecal_1 + Fecal_2 + Tomato + Plasma", "Fecal_2 + Tomato", "Fecal_2 + Tomato", "Fecal_2 + Tomato", "Fecal_2 + Tomato", "Fecal_2 + Tomato", "Fecal_2 + Tomato"], "tickvals": [5, 15, 25, 35, 45, 55, 65, 75, 85, 95, 105, 115, 125, 135, 145, 155, 165, 175, 185, 195, 205, 215, 225, 235, 245, 255, 265, 275, 285, 295, 305, 315, 325, 335, 345, 355, 365, 375, 385, 395, 405, 415, 425, 435, 445, 455, 465, 475, 485, 495, 505, 515, 525, 535, 545, 555], "type": "linear", "zeroline": false}, "xaxis2": {"domain": [0, 0.14], "mirror": false, "showgrid": false, "showline": false, "showticklabels": false, "tickangle": 45, "ticks": "", "zeroline": false}, "yaxis": {"domain": [0, 0.87], "mirror": false, "rangemode": "tozero", "showgrid": false, "showline": false, "showticklabels": false, "ticks": "", "type": "linear", "zeroline": false}, "yaxis2": {"domain": [0.89, 1], "mirror": false, "showgrid": false, "showline": false, "showticklabels": false, "ticks": "", "zeroline": false}, "yaxis3": {"domain": [0.84, 0.9], "mirror": false, "showgrid": false, "showline": false, "showticklabels": false, "ticks": "", "zeroline": false}}}
